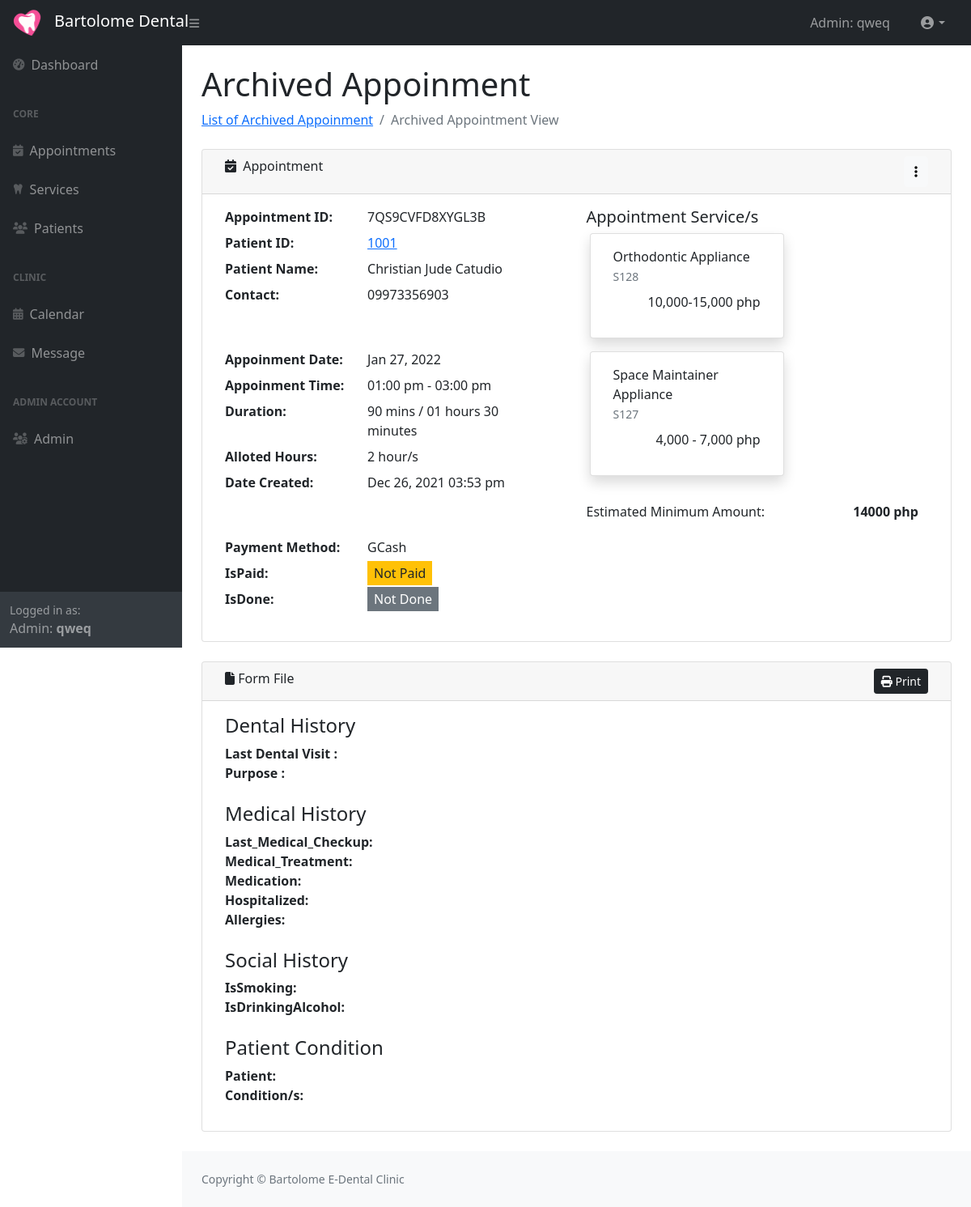
Page /admin/archivedAppointmentView.php?appoinmentId=7QS9CVFD8XYGL3B (signed in) on the committed database.
### tables this page shows
CREATE TABLE `archived_appointment` (
  `Appointment_Id` varchar(20) NOT NULL,
  `Patient_ID` int(5) NOT NULL,
  `Contact` varchar(12) NOT NULL,
  `Appoinment_Date` date NOT NULL,
  `Appointment_StartTime` time NOT NULL,
  `Appointment_EndTime` time NOT NULL,
  `Duration_Minutes` int(3) NOT NULL,
  `Allotted_Hours` int(2) NOT NULL,
  `Date_Created` datetime NOT NULL,
  `Payment_Method` varchar(25) NOT NULL,
  `IsPaid` tinyint(1) NOT NULL,
  `Amount` int(6) NOT NULL,
  `IsDone` tinyint(1) NOT NULL,
  `IsApproved` tinyint(1) NOT NULL
);

CREATE TABLE `patient` (
  `Patient_ID` int(5) NOT NULL,
  `Name` varchar(50) NOT NULL,
  `Nickname` varchar(20) NOT NULL,
  `Birthday` date NOT NULL,
  `Age` int(3) NOT NULL,
  `Gender` varchar(50) NOT NULL,
  `Civil Status` varchar(30) NOT NULL,
  `Address` text NOT NULL,
  `Email` varchar(50) NOT NULL,
  `Contact` varchar(25) NOT NULL,
  `Date_Created` date NOT NULL
);

CREATE TABLE `appointment_service` (
  `AS_ID` int(11) NOT NULL,
  `Appoinment_Id` varchar(20) NOT NULL,
  `Service_Id` varchar(10) NOT NULL,
  `Service_Name` varchar(150) NOT NULL,
  `Service_Prc` varchar(20) NOT NULL
);

### admin/archivedAppointmentView.php (the view, shortened to what the rows shown need)
<!DOCTYPE html>
<html lang="en">
<head>
    <?php include 'html-head.php' ?>
</head>
<body class="sb-nav-fixed">
    <div id="layoutSidenav">
        <div id="layoutSidenav_content">
            <main>
                <div class="container-fluid px-4">
                    <h1 class="mt-4">Archived Appoinment</h1>
                    <div class="card mb-4">
                        <div class="card-body">
                            <?php
                            $appointmentId = $_GET["appoinmentId"];
                            include_once '../classes/appoinment.class.php';
                            include_once '../classes/patient.class.php';
                            $appointment_obj = new Appointment();
                            $patient_obj = new Patient();
                            $appointment = $appointment_obj->getArchivedAppointmentById($appointmentId);
                            $patient = $patient_obj->getPatientById($appointment[0]["Patient_ID"]);
                            function convertToHoursMins($time, $format = '%02d:%02d')
                            {
                                $hours = floor($time / 60);
                                $minutes = ($time % 60);
                                return sprintf($format, $hours, $minutes);
                            }
                            ?>
                            <div class="container">
                                <div class="row">
                                    <div class="col">
                                        <dl class="row">
                                            <div class="row">
                                                <dt class="col-sm-5">Appointment ID:</dt>
                                                <dd class="col-sm-7">
                                                    <?php
                                                    echo $appointmentId;
                                                    ?>
                                                </dd>
                                                <dt class="col-sm-5">Patient ID:</dt>
                                                <dd class="col-sm-7">
                                                    <a href="patients/<?php echo  $appointment[0]["Patient_ID"] ?>">
                                                        <?php
                                                        echo $appointment[0]["Patient_ID"];
                                                        ?>
                                                    </a>
                                                </dd>
                                                <dt class="col-sm-5">Patient Name:</dt>
                                                <dd class="col-sm-7">
                                                    <?php
                                                    echo $patient["Name"];
                                                    ?>
                                                </dd>
                                                <dt class="col-sm-5">Contact:</dt>
                                                <dd class="col-sm-7">
                                                    <?php
                                                    echo $appointment[0]["Contact"]
                                                    ?>
                                                </dd>
                                            </div>
                                            <div class="row mt-5 ">
                                                <dt class="col-sm-5">Appoinment Date:</dt>
                                                <dd class="col-sm-7">
                                                    <?php
                                                    $appDate = date_create($appointment[0]["Appoinment_Date"]);
                                                    echo date_format($appDate, "M d, Y");
                                                    ?>
                                                </dd>
                                                <dt class="col-sm-5">Appoinment Time:</dt>
                                                <dd class="col-sm-7">
                                                    <?php
                                                    $appTime_Start = date_create($appointment[0]["Appointment_StartTime"]);
                                                    $appTime_End = date_create($appointment[0]["Appointment_EndTime"]);
                                                    echo date_format($appTime_Start, " h:i a") . " - " . date_format($appTime_End, " h:i a");
                                                    ?>
                                                </dd>
                                                <dt class="col-sm-5">Duration:</dt>
                                                <dd class="col-sm-7">
                                                    <?php
                                                    $appTime_Duration = $appointment[0]["Duration_Minutes"];
                                                    echo $appTime_Duration . " mins / " .  convertToHoursMins($appTime_Duration, '%02d hours %02d minutes');;
                                                    ?>
                                                </dd>
                                                <dt class="col-sm-5">Alloted Hours:</dt>
                                                <dd class="col-sm-7">
                                                    <?php
                                                    $appTime_Allotted = $appointment[0]["Allotted_Hours"];
                                                    echo $appTime_Allotted . " hour/s";
                                                    ?>
                                                </dd>
                                                <dt class="col-sm-5">Date Created:</dt>
                                                <dd class="col-sm-7">
                                                    <?php
                                                    $dateCreated = date_create($appointment[0]["Date_Created"]);
                                                    echo date_format($dateCreated, "M d, Y h:i a");
                                                    ?>
                                                </dd>
                                            </div>
                                            <div class="row  mt-5 ">
                                                <dt class="col-sm-5">Payment Method:</dt>
                                                <dd class="col-sm-7">
                                                    <?php
                                                    echo $appointment[0]["Payment_Method"]
                                                    ?>
                                                </dd>
                                                <dt class="col-sm-5">IsPaid:</dt>
                                                <dd class="col-sm-7">
                                                    <?php
                                                    $isPaid = ($appointment[0]["IsPaid"]) ? "Paid" : "Not Paid";
                                                    $color = ($appointment[0]["IsPaid"]) ? "info" : "warning";
                                                    echo '<span class="bg-' . $color . ' px-2 py-1">' . $isPaid . '</span>';
                                                    ?>
                                                </dd>
                                                <dt class="col-sm-5">IsDone:</dt>
                                                <dd class="col-sm-7">
                                                    <?php
                                                    $isDone = ($appointment[0]["IsDone"]) ? "Done" : "Not Done";
                                                    $colorDone = ($appointment[0]["IsDone"]) ? "info" : "secondary";
                                                    echo "<span class='bg-$colorDone text-white  px-2 py-1'>" . $isDone . '</span>';
                                                    ?>
                                                </dd>
                                            </div>
                                        </dl>
                                    </div>
                                    <div class="col-xl-6 ">
                                        <div class="row">
                                            <?php
                                            foreach ($appointment[1] as $service) {
                                                $svId =   $service["Service_Id"];
                                                $svName =   $service["Service_Name"];
                                                $svPrc =   $service["Service_Prc"];
                                                echo <<<SERVICE
                                                    <div class="card mx-3 shadow bg-body rounded mb-3" style="width: 15rem;">
                                                        <div class="card-body">
                                                            <p class="card-title">
                                                                $svName <br>
                                                                <small class="text-muted">$svId</small>
                                                            </p>
                                                            <p class="text-end">$svPrc php</p>
                                                        </div>
                                                    </div>
                                                SERVICE;
                                            }
                                            ?>
                                        </div>
                                        <div class="row mt-3">
                                            <div class="col-4 text-end pe-4">
                                                <strong><?php echo $appointment[0]["Amount"] ?> php</strong>
                                            </div>
                                        </div>
                                    </div>
                                </div>
                            </div>
                        </div>
                    </div>
            </main>
        </div>
    </div>
</body>
</html>

### rows in the picture
archived_appointment: Patient_ID "1001", Contact "09973356903", Appoinment_Date "Jan 27, 2022", Appointment_StartTime "01:00 pm", Appointment_EndTime "03:00 pm", Duration_Minutes "90", Duration_Minutes "01 hours 30 minutes", Allotted_Hours "2", Date_Created "Dec 26, 2021 03:53 pm", Payment_Method "GCash", IsPaid "Not Paid", IsDone "Not Done", Amount "14000"
patient: Name "Christian Jude Catudio"
appointment_service: Service_Name "Orthodontic Appliance", Service_Id "S128", Service_Prc "10,000-15,000"
appointment_service: Service_Name "Space Maintainer Appliance", Service_Id "S127", Service_Prc "4,000 - 7,000"

### other values in the picture
$_SESSION["userAdmin"] "qweq"
$appointmentId "7QS9CVFD8XYGL3B"
